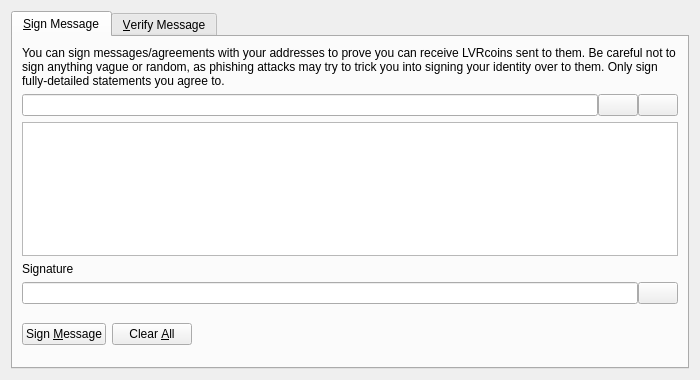
<?xml version="1.0" encoding="UTF-8"?>
<ui version="4.0">
 <class>SignVerifyMessageDialog</class>
 <widget class="QDialog" name="SignVerifyMessageDialog">
  <property name="geometry">
   <rect>
    <x>0</x>
    <y>0</y>
    <width>700</width>
    <height>380</height>
   </rect>
  </property>
  <property name="windowTitle">
   <string>Signatures - Sign / Verify a Message</string>
  </property>
  <property name="modal">
   <bool>true</bool>
  </property>
  <layout class="QVBoxLayout" name="verticalLayout">
   <item>
    <widget class="QTabWidget" name="tabWidget">
     <property name="currentIndex">
      <number>0</number>
     </property>
     <widget class="QWidget" name="tabSignMessage">
      <attribute name="title">
       <string>&amp;Sign Message</string>
      </attribute>
      <layout class="QVBoxLayout" name="verticalLayout_SM">
       <item>
        <widget class="QLabel" name="infoLabel_SM">
         <property name="text">
          <string>You can sign messages/agreements with your addresses to prove you can receive LVRcoins sent to them. Be careful not to sign anything vague or random, as phishing attacks may try to trick you into signing your identity over to them. Only sign fully-detailed statements you agree to.</string>
         </property>
         <property name="textFormat">
          <enum>Qt::PlainText</enum>
         </property>
         <property name="wordWrap">
          <bool>true</bool>
         </property>
        </widget>
       </item>
       <item>
        <layout class="QHBoxLayout" name="horizontalLayout_1_SM">
         <property name="spacing">
          <number>0</number>
         </property>
         <item>
          <widget class="QValidatedLineEdit" name="addressIn_SM">
           <property name="toolTip">
            <string>The LVRcoin address to sign the message with</string>
           </property>
          </widget>
         </item>
         <item>
          <widget class="QPushButton" name="addressBookButton_SM">
           <property name="toolTip">
            <string>Choose previously used address</string>
           </property>
           <property name="text">
            <string/>
           </property>
           <property name="icon">
            <iconset resource="../bitcoin.qrc">
             <normaloff>:/icons/address-book</normaloff>:/icons/address-book</iconset>
           </property>
           <property name="shortcut">
            <string>Alt+A</string>
           </property>
           <property name="autoDefault">
            <bool>false</bool>
           </property>
          </widget>
         </item>
         <item>
          <widget class="QPushButton" name="pasteButton_SM">
           <property name="toolTip">
            <string>Paste address from clipboard</string>
           </property>
           <property name="text">
            <string/>
           </property>
           <property name="icon">
            <iconset resource="../bitcoin.qrc">
             <normaloff>:/icons/editpaste</normaloff>:/icons/editpaste</iconset>
           </property>
           <property name="shortcut">
            <string>Alt+P</string>
           </property>
           <property name="autoDefault">
            <bool>false</bool>
           </property>
          </widget>
         </item>
        </layout>
       </item>
       <item>
        <widget class="QPlainTextEdit" name="messageIn_SM">
         <property name="toolTip">
          <string>Enter the message you want to sign here</string>
         </property>
        </widget>
       </item>
       <item>
        <widget class="QLabel" name="signatureLabel_SM">
         <property name="text">
          <string>Signature</string>
         </property>
         <property name="textFormat">
          <enum>Qt::PlainText</enum>
         </property>
        </widget>
       </item>
       <item>
        <layout class="QHBoxLayout" name="horizontalLayout_2_SM">
         <property name="spacing">
          <number>0</number>
         </property>
         <item>
          <widget class="QLineEdit" name="signatureOut_SM">
           <property name="font">
            <font>
             <italic>true</italic>
            </font>
           </property>
           <property name="readOnly">
            <bool>true</bool>
           </property>
          </widget>
         </item>
         <item>
          <widget class="QPushButton" name="copySignatureButton_SM">
           <property name="toolTip">
            <string>Copy the current signature to the system clipboard</string>
           </property>
           <property name="text">
            <string/>
           </property>
           <property name="icon">
            <iconset resource="../bitcoin.qrc">
             <normaloff>:/icons/editcopy</normaloff>:/icons/editcopy</iconset>
           </property>
           <property name="autoDefault">
            <bool>false</bool>
           </property>
          </widget>
         </item>
        </layout>
       </item>
       <item>
        <layout class="QHBoxLayout" name="horizontalLayout_3_SM">
         <item>
          <widget class="QPushButton" name="signMessageButton_SM">
           <property name="toolTip">
            <string>Sign the message to prove you own this LVRcoin address</string>
           </property>
           <property name="text">
            <string>Sign &amp;Message</string>
           </property>
           <property name="icon">
            <iconset resource="../bitcoin.qrc">
             <normaloff>:/icons/edit</normaloff>:/icons/edit</iconset>
           </property>
           <property name="autoDefault">
            <bool>false</bool>
           </property>
          </widget>
         </item>
         <item>
          <widget class="QPushButton" name="clearButton_SM">
           <property name="toolTip">
            <string>Reset all sign message fields</string>
           </property>
           <property name="text">
            <string>Clear &amp;All</string>
           </property>
           <property name="icon">
            <iconset resource="../bitcoin.qrc">
             <normaloff>:/icons/remove</normaloff>:/icons/remove</iconset>
           </property>
           <property name="autoDefault">
            <bool>false</bool>
           </property>
          </widget>
         </item>
         <item>
          <spacer name="horizontalSpacer_1_SM">
           <property name="orientation">
            <enum>Qt::Horizontal</enum>
           </property>
           <property name="sizeHint" stdset="0">
            <size>
             <width>40</width>
             <height>48</height>
            </size>
           </property>
          </spacer>
         </item>
         <item>
          <widget class="QLabel" name="statusLabel_SM">
           <property name="font">
            <font>
             <weight>75</weight>
             <bold>true</bold>
            </font>
           </property>
           <property name="text">
            <string/>
           </property>
           <property name="wordWrap">
            <bool>true</bool>
           </property>
          </widget>
         </item>
         <item>
          <spacer name="horizontalSpacer_2_SM">
           <property name="orientation">
            <enum>Qt::Horizontal</enum>
           </property>
           <property name="sizeHint" stdset="0">
            <size>
             <width>40</width>
             <height>48</height>
            </size>
           </property>
          </spacer>
         </item>
        </layout>
       </item>
      </layout>
     </widget>
     <widget class="QWidget" name="tabVerifyMessage">
      <attribute name="title">
       <string>&amp;Verify Message</string>
      </attribute>
      <layout class="QVBoxLayout" name="verticalLayout_VM">
       <item>
        <widget class="QLabel" name="infoLabel_VM">
         <property name="text">
          <string>Enter the receiver's address, message (ensure you copy line breaks, spaces, tabs, etc. exactly) and signature below to verify the message. Be careful not to read more into the signature than what is in the signed message itself, to avoid being tricked by a man-in-the-middle attack. Note that this only proves the signing party receives with the address, it cannot prove sendership of any transaction!</string>
         </property>
         <property name="textFormat">
          <enum>Qt::PlainText</enum>
         </property>
         <property name="alignment">
          <set>Qt::AlignLeading|Qt::AlignLeft|Qt::AlignTop</set>
         </property>
         <property name="wordWrap">
          <bool>true</bool>
         </property>
        </widget>
       </item>
       <item>
        <layout class="QHBoxLayout" name="horizontalLayout_1_VM">
         <property name="spacing">
          <number>0</number>
         </property>
         <item>
          <widget class="QValidatedLineEdit" name="addressIn_VM">
           <property name="toolTip">
            <string>The LVRcoin address the message was signed with</string>
           </property>
          </widget>
         </item>
         <item>
          <widget class="QPushButton" name="addressBookButton_VM">
           <property name="toolTip">
            <string>Choose previously used address</string>
           </property>
           <property name="text">
            <string/>
           </property>
           <property name="icon">
            <iconset resource="../bitcoin.qrc">
             <normaloff>:/icons/address-book</normaloff>:/icons/address-book</iconset>
           </property>
           <property name="shortcut">
            <string>Alt+A</string>
           </property>
           <property name="autoDefault">
            <bool>false</bool>
           </property>
          </widget>
         </item>
        </layout>
       </item>
       <item>
        <widget class="QPlainTextEdit" name="messageIn_VM"/>
       </item>
       <item>
        <widget class="QValidatedLineEdit" name="signatureIn_VM"/>
       </item>
       <item>
        <layout class="QHBoxLayout" name="horizontalLayout_2_VM">
         <item>
          <widget class="QPushButton" name="verifyMessageButton_VM">
           <property name="toolTip">
            <string>Verify the message to ensure it was signed with the specified LVRcoin address</string>
           </property>
           <property name="text">
            <string>Verify &amp;Message</string>
           </property>
           <property name="icon">
            <iconset resource="../bitcoin.qrc">
             <normaloff>:/icons/transaction_0</normaloff>:/icons/transaction_0</iconset>
           </property>
           <property name="autoDefault">
            <bool>false</bool>
           </property>
          </widget>
         </item>
         <item>
          <widget class="QPushButton" name="clearButton_VM">
           <property name="toolTip">
            <string>Reset all verify message fields</string>
           </property>
           <property name="text">
            <string>Clear &amp;All</string>
           </property>
           <property name="icon">
            <iconset resource="../bitcoin.qrc">
             <normaloff>:/icons/remove</normaloff>:/icons/remove</iconset>
           </property>
           <property name="autoDefault">
            <bool>false</bool>
           </property>
          </widget>
         </item>
         <item>
          <spacer name="horizontalSpacer_1_VM">
           <property name="orientation">
            <enum>Qt::Horizontal</enum>
           </property>
           <property name="sizeHint" stdset="0">
            <size>
             <width>40</width>
             <height>48</height>
            </size>
           </property>
          </spacer>
         </item>
         <item>
          <widget class="QLabel" name="statusLabel_VM">
           <property name="font">
            <font>
             <weight>75</weight>
             <bold>true</bold>
            </font>
           </property>
           <property name="text">
            <string/>
           </property>
           <property name="wordWrap">
            <bool>true</bool>
           </property>
          </widget>
         </item>
         <item>
          <spacer name="horizontalSpacer_2_VM">
           <property name="orientation">
            <enum>Qt::Horizontal</enum>
           </property>
           <property name="sizeHint" stdset="0">
            <size>
             <width>40</width>
             <height>48</height>
            </size>
           </property>
          </spacer>
         </item>
        </layout>
       </item>
      </layout>
     </widget>
    </widget>
   </item>
  </layout>
 </widget>
 <customwidgets>
  <customwidget>
   <class>QValidatedLineEdit</class>
   <extends>QLineEdit</extends>
   <header>qvalidatedlineedit.h</header>
  </customwidget>
 </customwidgets>
 <resources>
  <include location="../bitcoin.qrc"/>
 </resources>
 <connections/>
</ui>
